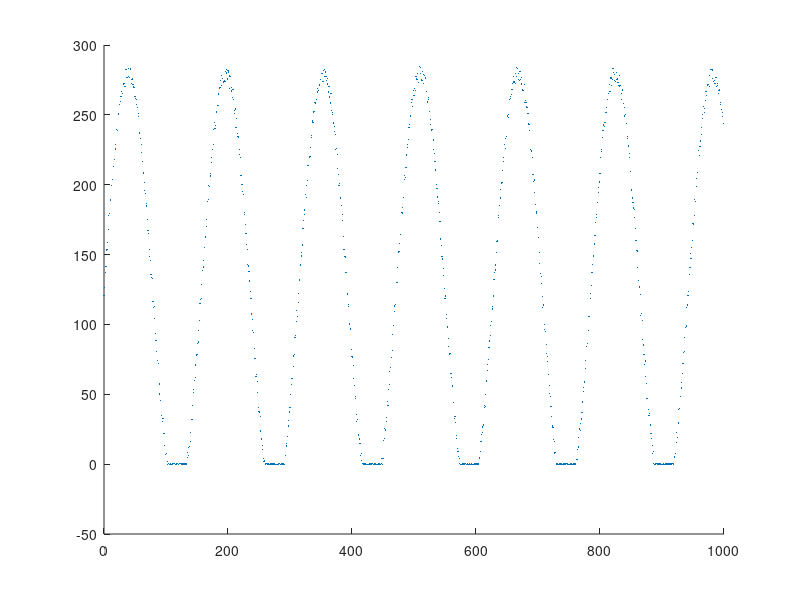

Write MATLAB code to recreate this figure. (Note: this script raises an error after producing the figure.)
% logreader_lab01_obstacle.m
% Written by Luke Murphy (hmurphy@hmc.edu) 2026-01-28
% Last edited by Rai Wandeler (rwandeler@hmc.edu) 2026-02-03

clear;

readfile = false; %% TODO update when in lab to be true

if readfile
    filenum = '008'; % file number for the data you want to read
    infofile = strcat('INF', filenum, '.TXT');
    datafile = strcat('LOG', filenum, '.BIN');

    % map from datatype to length in bytes
    dataSizes.('float') = 4;
    dataSizes.('ulong') = 4;
    dataSizes.('int') = 4;
    dataSizes.('int32') = 4;
    dataSizes.('uint8') = 1;
    dataSizes.('uint16') = 2;
    dataSizes.('char') = 1;
    dataSizes.('bool') = 1;

    % read from info file to get log file structure
    fileID = fopen(infofile);
    items = textscan(fileID,'%s','Delimiter',',','EndOfLine','\r\n');
    fclose(fileID);
    [ncols,~] = size(items{1});
    ncols = ncols/2;
    varNames = items{1}(1:ncols)';
    varTypes = items{1}(ncols+1:end)';
    varLengths = zeros(size(varTypes));
    colLength = 256;
    for i = 1:numel(varTypes)
        varLengths(i) = dataSizes.(varTypes{i});
    end
    R = cell(1,numel(varNames));

    % read column-by-column from datafile
    fid = fopen(datafile,'rb');
    for i=1:numel(varTypes)
        %# seek to the first field of the first record
        fseek(fid, sum(varLengths(1:i-1)), 'bof');

        %# % read column with specified format, skipping required number of bytes
        R{i} = fread(fid, Inf, ['*' varTypes{i}], colLength-varLengths(i));
        eval(strcat(varNames{i},'=','R{',num2str(i),'};'));
    end
    fclose(fid);
else
    % For testing with sample data only
    xtesting = 0:1000;
    noise = 0.5-rand(1, length(xtesting));
    ytesting = 0.5 * sin(xtesting/25) + 0.4;
    ytesting = (ytesting*(2^10))/3.3; % testing teensy generators
    ytesting = ytesting+10*noise; % initial noise
    ytesting(ytesting<0) = 0;
    ytesting = ytesting+noise; % add extra noise arund 0v
end

%% Data Processing


%%  Plot

% Plot of Raw measurements
f = figure;
hold on

plot(xtesting, ytesting, '.', 'MarkerSize',1)

yu = max(ytesting);
yl = min(ytesting);
yr = abs((yu-yl));
ym = mean(ytesting);
[pks, locs] = findpeaks(ytesting,xtesting,'MinPeakHeight',yu*0.95,'MinPeakProminence',yr/5); % find sin wave peaks of measured function
period_samples = diff(locs);
predicted_period = mean(period_samples);
model = fittype('a*sin(b*x+c)+d',dependent="y",independent="x",coefficients=["a" "b" "c" "d"]);
excludedPoints = find(ytesting <= yl+(0.01*yr)); % exclude all points within 1% of zero from fit
fittedmodel = fit(xtesting',ytesting',model,'start',[yr/2,(2*pi)/predicted_period,rand(),ym],'Exclude', excludedPoints);
plot(fittedmodel)
model_coeffs = coeffvalues(fittedmodel);
legend("Teensy ADC Measurement", "Predicted Voltage Signal")
xlabel("Teensy Sample Number")
ylabel("Teensy ADC measurement")
hold off

%% Plot of measurements with voltage frequency conversion
%% TODO change below variables
signal_frequency = 100; % in Hz
signal_amplitude = 1; % Vp2p
sample_rate = predicted_period*signal_frequency; % sample rate in Hz

f = figure;
hold on
xlabel("Time [s]")
ylabel("Voltage [V]")

time = (xtesting/predicted_period)*(1/signal_frequency);
voltage = (ytesting/(2*model_coeffs(1)))*signal_amplitude;

plot(time, voltage, '.', 'MarkerSize',1)

% a sin(bx + c) + d
sin_a = model_coeffs(1)/(2*model_coeffs(1))*signal_amplitude;
sin_b = 2*pi*signal_frequency;
sin_c = (model_coeffs(2)/predicted_period)*(1/signal_frequency);
sin_d = (model_coeffs(4)/(2*model_coeffs(1)))*signal_amplitude;
y=sin_a*sin(sin_b*time+sin_c) + sin_d;
plot(time, y);
legend("Teensy ADC Measurement", "Predicted Voltage Signal")
hold off

disp("Measured Values:");
disp("Sample rate: " + sample_rate + " samples/sec")
disp("P2P voltage: " + 2*sin_a)
disp("RMS voltage: " + sin_a / sqrt(2))
